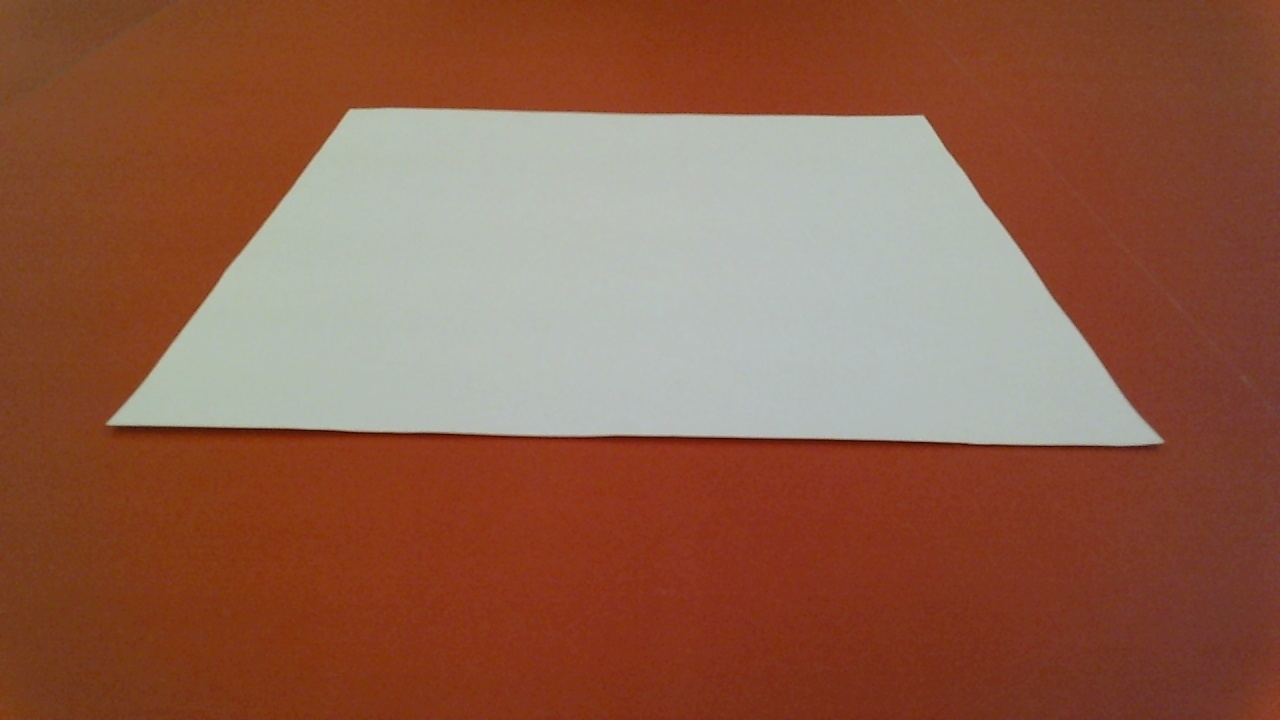
#> input picture motion_detector-main/kong_night_white/left0000.jpg, 1280 x 720 px; its folder holds only this picture in this run
$ python -i classes.py   (imports and definitions only)   (older library calls are emulated)
#> lines starting #> are read from the running program, lines starting #| are printed output that depends on the picture; after the words box and inside, x2 and y2 are one past the last pixel; in counts of white or black regions, pixels touching at a corner belong together
#> further down, picture is the input picture: shape (720, 1280, 3); mean B, G, R 74.2, 95.4, 144
import rospy
import cv2
import numpy as np
import scipy.io as sio
import matplotlib.pyplot as plt
import math
import shapeUtil as su
import time
from numpy.linalg import inv

kernel_elliptic_7 = cv2.getStructuringElement(cv2.MORPH_ELLIPSE, (7, 7))
kernel_elliptic_15 = cv2.getStructuringElement(cv2.MORPH_ELLIPSE, (15, 15))
area_threshold = 2000

class MOG2:
  # [21 lines left out: functions __init__, detect, not called in this run]
    #return fgmask #for param tuning


class HarrisCorner:
  def __init__(self):
    self.size=[1280,720]
  # [25 lines left out: function detect, not called in this run]

class ColorFilter:
  def __init__(self):
    self.size=[1280,720]
  # [26 lines left out: function detect, not called in this run]

class Contours:
  def __init__(self):
    self.size=[1280,720]
  def detect(self,image):
    width=int(image.shape[1]/1)
#> width = 1280
    height=int(image.shape[0]/1)
#> height = 720
    dim=(width,height)
#> dim = (1280, 720)
    img=cv2.resize(image,dim,interpolation=cv2.INTER_AREA)
    cv2.bilateralFilter(img,9,75,75)
    cv2.blur(img,(25,25))

    kernel = np.ones((9,9),np.float32)/81
    cv2.filter2D(img,-1,kernel)
    imgray = cv2.cvtColor(img, cv2.COLOR_BGR2GRAY)
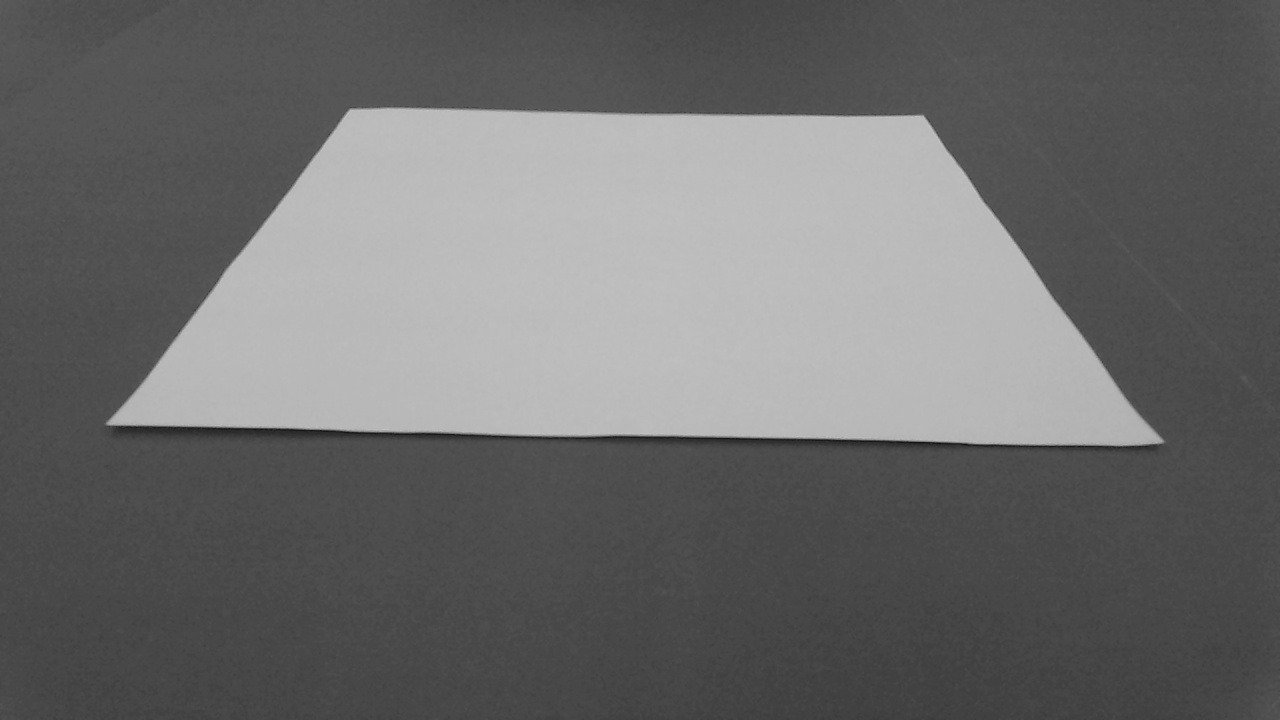
#> imgray: shape (720, 1280); min 18, max 196, mean 107.6
    # ret, thresh = cv2.threshold(imgray, 127, 255, 0)
    ret, thresh = cv2.threshold(imgray, 50, 255, 0)
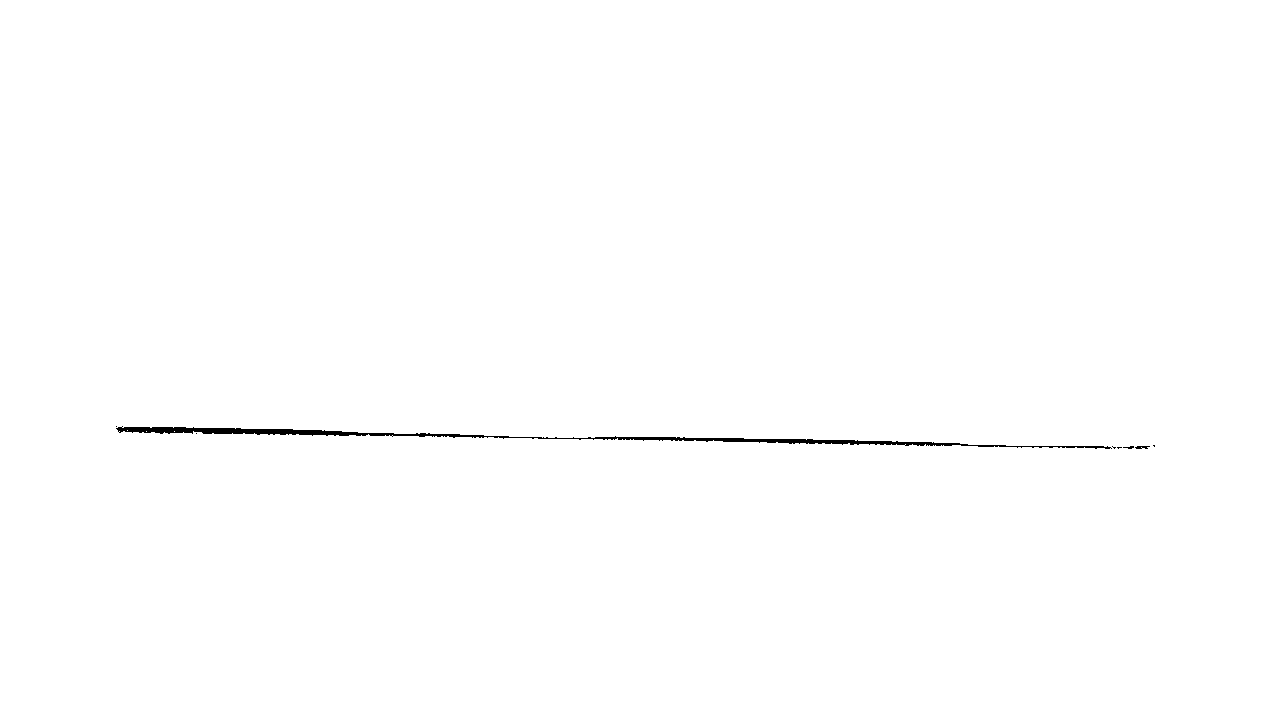
#> thresh: shape (720, 1280); 99.6% white; 8 black regions (6 under 20 px), largest, box (x1, y1, x2, y2) and area: (116, 426, 1112, 449) 3167, (1135, 446, 1150, 449) 33
    im2, contours, hierarchy = cv2.findContours(thresh, cv2.RETR_EXTERNAL, cv2.CHAIN_APPROX_SIMPLE)
#> contours = [[[0, 0], [0, 719], [1279, 719], [1279, 0]]]
    cv2.drawContours(img, contours, -1, (0,255,0), 3)
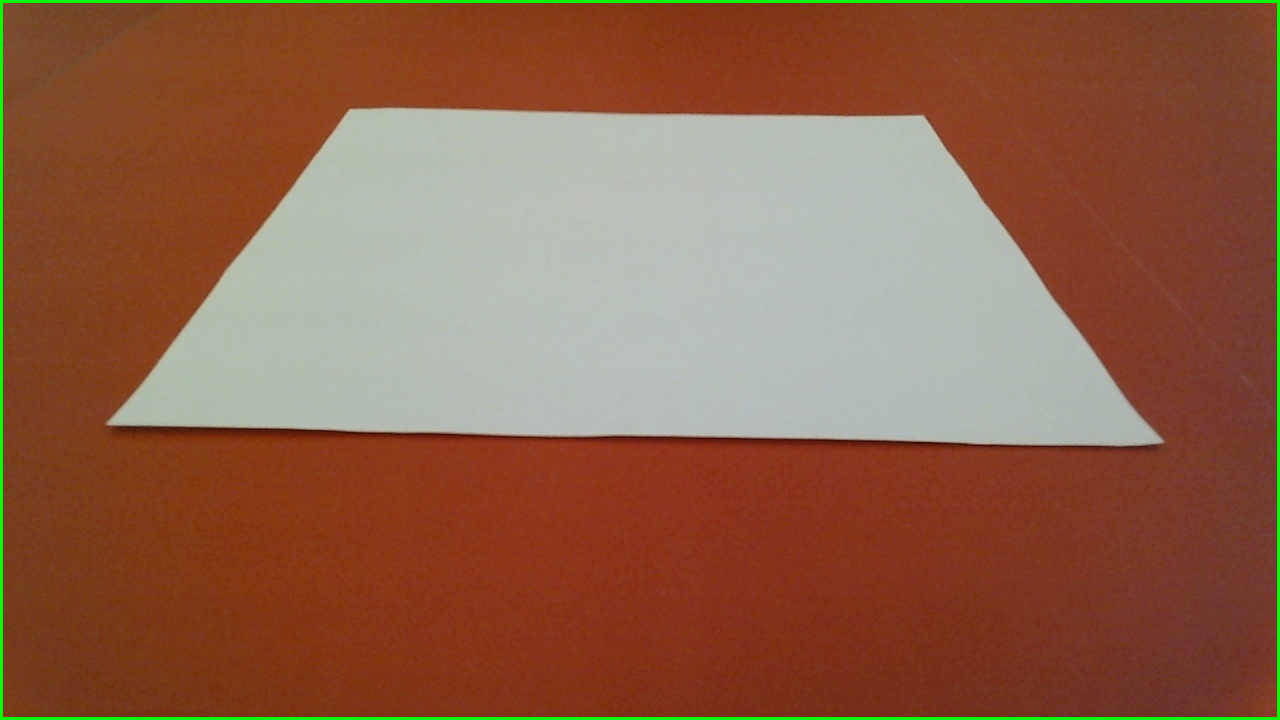
#> img: shape (720, 1280, 3); 1.3% of pixels changed, all inside (x1, y1, x2, y2) = (0, 0, 1280, 720)
    # cnt = contours[2]
    # cv2.drawContours(img, [cnt], 0, (0,255,0), 3)
    return img


class GetTrans:
    # [105 lines left out: functions __init__, detect, not called in this run]
            # return (None, None), merged_img

class GetCreases:
  def __init__(self):
    self.size=[1280,720]
  # [36 lines left out: function detect, not called in this run]

>>> import cv2
>>> picture = cv2.imread('../../motion_detector-main/kong_night_white/left0000.jpg')
>>> result = Contours().detect(picture)
